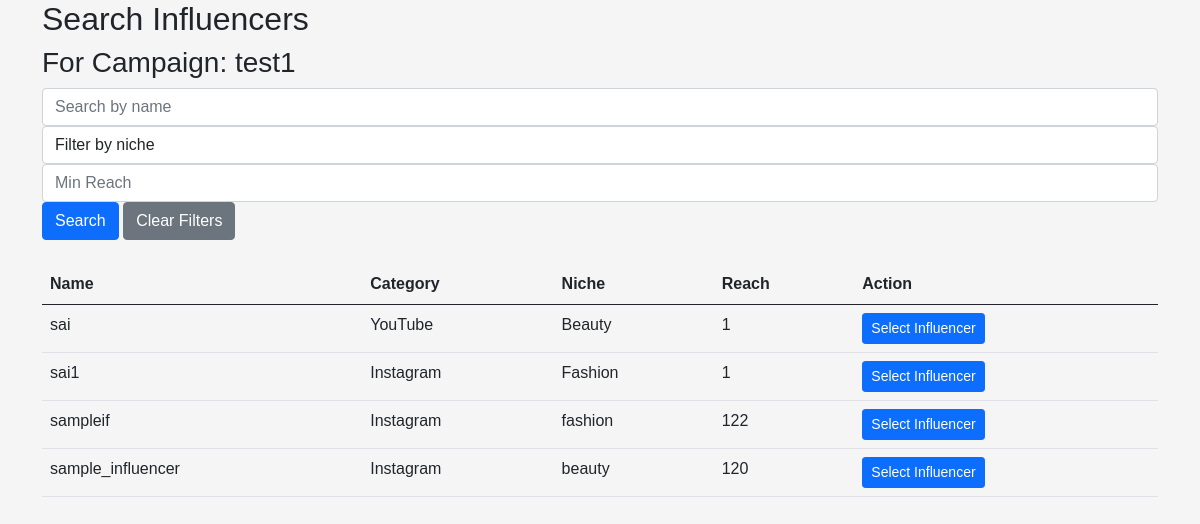
/search_influencers?campaign_id=2 (signed in), run on the app's committed database.
### backend/models.py (models this page shows)
class Campaign(db.Model):
    __tablename__ = 'campaigns'
    id = db.Column(db.Integer, primary_key=True)
    sponsor_id = db.Column(db.Integer, db.ForeignKey('sponsors.id'), nullable=False)
    name = db.Column(db.String(100), nullable=False)
    description = db.Column(db.Text)
    start_date = db.Column(db.Date, nullable=False)
    end_date = db.Column(db.Date, nullable=False)
    budget = db.Column(db.Float, nullable=False)
    visibility = db.Column(db.Enum('public', 'private'), nullable=False)
    goals = db.Column(db.Text)
    sponsor = relationship('Sponsor', back_populates='campaigns')
    ad_requests = relationship('AdRequest', back_populates='campaign')

class Influencer(db.Model):
    __tablename__ = 'influencers'
    id = db.Column(db.Integer, primary_key=True)
    user_id = db.Column(db.Integer, db.ForeignKey('users.id'), unique=True, nullable=False)
    name = db.Column(db.String(100), nullable=False)
    category = db.Column(db.String(100))
    niche = db.Column(db.String(100))
    reach = db.Column(db.Integer)
    user = relationship('User', backref=db.backref('influencer', uselist=False))
    ad_requests = relationship('AdRequest', back_populates='influencer')

### backend/controller.py (the view)
@app.route("/search_influencers")
@login_required
def search_influencers():
    if current_user.role != "sponsor":
        flash("Access denied.")
        return redirect(url_for("home"))
    query = request.args.get("query")
    category = request.args.get("category")
    min_reach = request.args.get("min_reach")
    campaign_id = request.args.get("campaign_id")
    influencers = Influencer.query
    if query:
        influencers = influencers.filter(Influencer.name.ilike(f"%{query}%"))
    if category:
        influencers = influencers.filter_by(niche = category)
    if min_reach:
        influencers = influencers.filter(Influencer.reach >= int(min_reach))
    influencers = influencers.all()
    campaign = None
    if campaign_id:
        campaign = Campaign.query.get(campaign_id)
    return render_template("search_influencers.html", influencers=influencers, campaign=campaign)

### app.py (called while the page is built)
def init_app():
    app = Flask(__name__)
    app.secret_key = 'fsfdgdsgs'
    app.debug = True
    app.config['SQLALCHEMY_DATABASE_URI'] = 'sqlite:///iescp.db'
    db.init_app(app)
    app.app_context().push()
    login_manager = LoginManager()
    login_manager.login_view = 'controller.login'
    login_manager.init_app(app)
    @login_manager.user_loader
    def load_user(id):
        return User.query.get(int(id))
    print("app started....")
    return app

### templates/search_influencers.html (shortened to what this page needs)
{% extends "base.html" %}
{% block content %}
<div class="container">
    <h2>Search Influencers</h2>
    {% if campaign %}
    <h3>For Campaign: {{ campaign.name }}</h3>
    {% endif %}
    <form action="{{ url_for('search_influencers') }}" method="GET" class="mb-4">
        <div class="form-row">
            <div class="col">
                <input type="text" name="query" class="form-control" placeholder="Search by name" value="{{ request.args.get('query', '') }}">
            </div>
            <div class="col">
                <select name="category" class="form-control">
                    <option value="" disabled selected>Filter by niche</option>
                </select>
            </div>
            <div class="col">
                <input type="number" name="min_reach" class="form-control" placeholder="Min Reach" value="{{ request.args.get('min_reach', '') }}">
            </div>
            <div class="col">
                <button type="submit" class="btn btn-primary">Search</button>
                <a href="{{ url_for('search_influencers', campaign_id=campaign.id if campaign else None) }}" class="btn btn-secondary">Clear Filters</a>
            </div>
        </div>
    </form>
    <table class="table">
        <thead>
            <tr>
                <th>Name</th>
                <th>Category</th>
                <th>Niche</th>
                <th>Reach</th>
                <th>Action</th>
            </tr>
        </thead>
        <tbody>
            {% for influencer in influencers %}
            <tr>
                <td>{{ influencer.name }}</td>
                <td>{{ influencer.category }}</td>
                <td>{{ influencer.niche }}</td>
                <td>{{ influencer.reach }}</td>
                <td>
                    {% if campaign %}
                        <a href="{{ url_for('create_ad_request', campaign_id=campaign.id, influencer_id=influencer.id) }}" class="btn btn-primary btn-sm">Select Influencer</a>
                    {% else %}
                        <span class="text-muted">No Campaign Selected</span>
                    {% endif %}
                </td>
            </tr>
            {% endfor %}
        </tbody>
    </table>
</div>
{% endblock %}

### static/css/styles.css (style rules this page uses)
body { font-family: Arial, sans-serif; background-color: #f5f5f5; }

### data on the page
Campaign: name "test1"
Influencer: name "sai", category "YouTube", niche "Beauty", reach "1"
Influencer: name "sai1", category "Instagram", niche "Fashion", reach "1"
Influencer: name "sampleif", category "Instagram", niche "fashion", reach "122"
Influencer: name "sample_influencer", category "Instagram", niche "beauty", reach "120"
